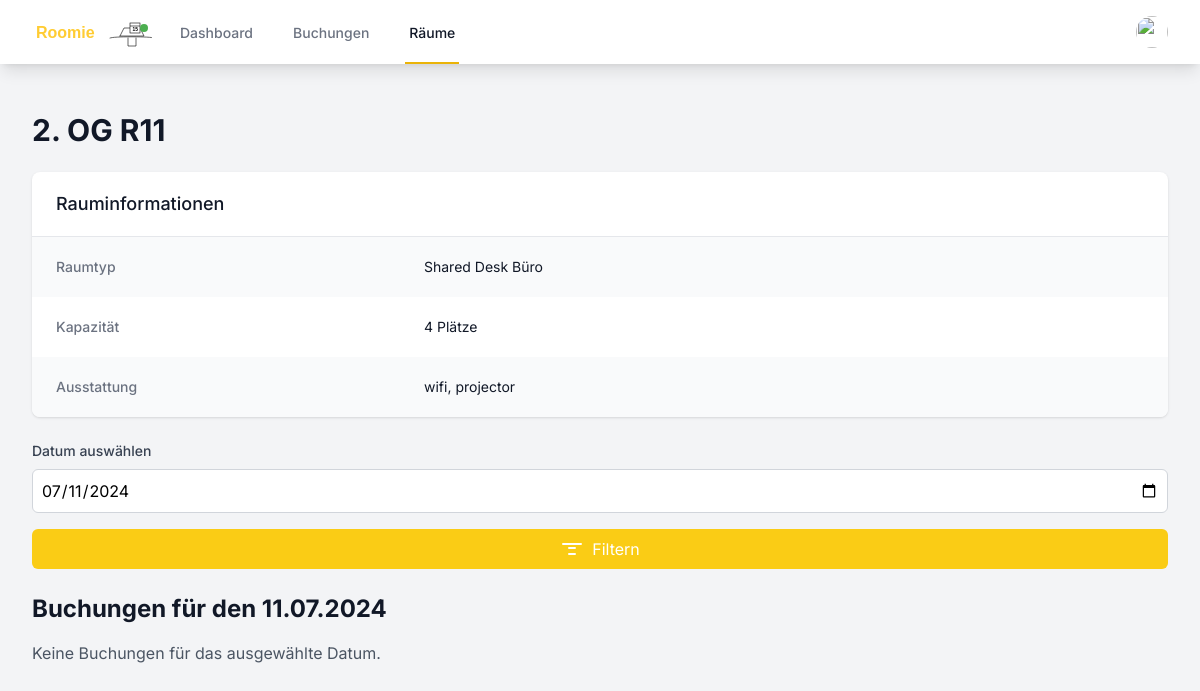
The app's page /room_details.php?id=4 (signed in), older data.
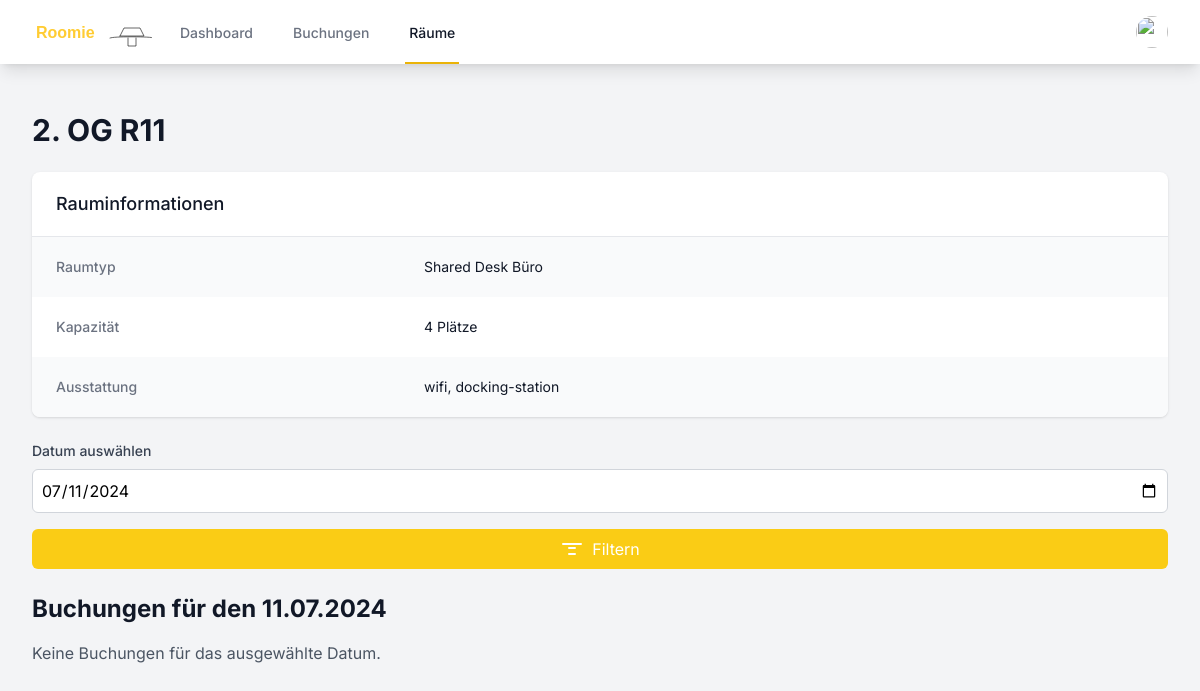
The same page, newer data.
### tables this page shows
CREATE TABLE rooms (
        id INTEGER PRIMARY KEY AUTOINCREMENT,
        name TEXT NOT NULL,
        type TEXT NOT NULL,
        capacity INTEGER DEFAULT 0,
        is_favorite INTEGER DEFAULT 0,
        equipment TEXT
    );

### room_details.php (the view, shortened to what the changed rows need)
<?php
$room_id = $_GET['id'] ?? null;
$selected_date = $_GET['date'] ?? date('Y-m-d');
try {
    $db = getDatabaseConnection();
    $stmt = $db->prepare('SELECT r.*
                          FROM rooms r
                          WHERE r.id = :id');
    $stmt->execute(['id' => $room_id]);
    $room = $stmt->fetch(PDO::FETCH_ASSOC);
    $stmt = $db->prepare('SELECT b.*, u.name as user_name
                          FROM bookings b
                          JOIN users u ON b.user_id = u.id
                          WHERE b.room_id = :room_id AND b.date = :selected_date
                          ORDER BY b.start_time');
    $stmt->execute(['room_id' => $room_id, 'selected_date' => $selected_date]);
    $bookings = $stmt->fetchAll(PDO::FETCH_ASSOC);
    $selected_date_formatted = (new DateTime($selected_date))->format('d.m.Y');
} catch (Exception $e) {
    $error = $e->getMessage();
}
function getRoomTypeName($type)
{
    switch ($type) {
        case 'shared-desk':
            return 'Shared Desk Büro';
    }
}
?>
<!DOCTYPE html>
<html lang="de">
<head>
    <script src="https://cdn.tailwindcss.com"></script>
    <link rel="stylesheet" href="styles.css">
</head>
<body class="bg-gray-100">
    <div class="max-w-7xl mx-auto py-6 sm:px-6 lg:px-8">
        <div class="px-4 py-6 sm:px-0">
            <?php if (isset($error)) : ?>
                <div class="bg-red-100 border-l-4 border-red-500 text-red-700 p-4 mb-6" role="alert">
                    <p><?php echo htmlspecialchars($error); ?></p>
                </div>
            <?php else : ?>
                <h1 class="text-3xl font-bold text-gray-900 mb-6"><?php echo htmlspecialchars($room['name']); ?></h1>
                <div class="bg-white shadow overflow-hidden sm:rounded-lg mb-6">
                    <div class="px-4 py-5 sm:px-6">
                        <h3 class="text-lg leading-6 font-medium text-gray-900">
                            Rauminformationen
                        </h3>
                    </div>
                    <div class="border-t border-gray-200">
                        <dl>
                            <div class="bg-gray-50 px-4 py-5 sm:grid sm:grid-cols-3 sm:gap-4 sm:px-6">
                                <dt class="text-sm font-medium text-gray-500">
                                    Raumtyp
                                </dt>
                                <dd class="mt-1 text-sm text-gray-900 sm:mt-0 sm:col-span-2">
                                    <?php echo htmlspecialchars(getRoomTypeName($room['type'])); ?>
                                </dd>
                            </div>
                            <div class="bg-white px-4 py-5 sm:grid sm:grid-cols-3 sm:gap-4 sm:px-6">
                                <dt class="text-sm font-medium text-gray-500">
                                    Kapazität
                                </dt>
                                <dd class="mt-1 text-sm text-gray-900 sm:mt-0 sm:col-span-2">
                                    <?php echo $room['capacity']; ?> Plätze
                                </dd>
                            </div>
                            <div class="bg-gray-50 px-4 py-5 sm:grid sm:grid-cols-3 sm:gap-4 sm:px-6">
                                <dt class="text-sm font-medium text-gray-500">
                                    Ausstattung
                                </dt>
                                <dd class="mt-1 text-sm text-gray-900 sm:mt-0 sm:col-span-2">
                                    <?php
                                    $equipment = json_decode($room['equipment'], true);
                                    echo $equipment ? implode(', ', $equipment) : 'Keine spezielle Ausstattung';
                                    ?>
                                </dd>
                            </div>
                        </dl>
                    </div>
                </div>
                <form method="GET" action="room_details.php" class="mb-6">
                    <label for="date" class="block text-sm font-medium text-gray-700 mb-2">Datum auswählen</label>
                    <input type="date" id="date" name="date" value="<?php echo htmlspecialchars($selected_date); ?>" class="w-full bg-white border border-gray-300 rounded-md p-2 mb-4">
                    <button type="submit" class="w-full bg-yellow-400 hover:bg-yellow-500 text-white rounded-md p-2 transition-colors duration-200 flex items-center justify-center">
                        <svg xmlns="http://www.w3.org/2000/svg" class="h-6 w-6 mr-2" fill="none" viewBox="0 0 24 24" stroke="currentColor">
                            <path stroke-linecap="round" stroke-linejoin="round" stroke-width="2" d="M3 7h18M9 17h6M9 11h6" />
                        </svg>
                        Filtern
                    </button>
                </form>
                <h2 class="text-2xl font-bold text-gray-900 mb-4">Buchungen für den <?php echo htmlspecialchars($selected_date_formatted); ?></h2>
                <?php if (empty($bookings)) : ?>
                    <p class="text-gray-600">Keine Buchungen für das ausgewählte Datum.</p>
                <?php endif; ?>
            <?php endif; ?>
        </div>
    </div>
</body>
</html>

Row changes from the older to the newer data that the page shows:
changed rooms "2. OG R11": equipment "wifi, projector" → "wifi, docking-station"
